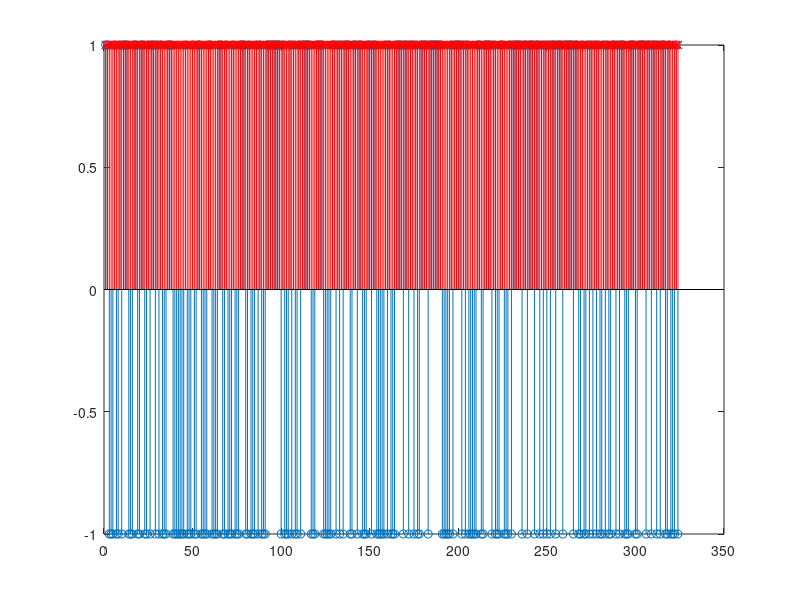

MATLAB code for this plot:
% Vinay Mohan Jonnakuti
% Wireless Communication:
% BPSK modulation and demodulation with increased bit rate
%BPSK simulation using a carrier cosine wave with increased bit rate
clc;
close all;
clear all;

% no of sub carrier channels
channels=6;
c=6;
% bits per channels
bits=54
% total no of bits to be transmitted
n=324;
for i=1:n
    data(i)= 2*round(rand)-1;
end

% Converting the series into parallel for the channels
s = reshape(data,c,bits);
% BPSK modulation for a single channel
signal1 = s(1,:);
%first expand the bit stream
exdata1=[];
exdata2=[];
exdata3=[];
exdata4=[];
exdata5=[];
exdata6=[];
for i=1:length(signal1)
  for rep=1:2
  exdata1= [exdata1 signal1(i)];
  end
end

signal2 = s(2,:);
%first expand the bit stream
exdata=[];
for i=1:length(signal2)
  for rep=1:2
  exdata2= [exdata2 signal2(i)];
  end
end

signal3= s(3,:);   
%first expand the bit stream
exdata=[];
for i=1:length(signal3)
  for rep=1:2
  exdata3= [exdata3 signal3(i)];
  end
end

signal4= s(4,:);
%first expand the bit stream
exdata=[];
for i=1:length(signal4)
  for rep=1:2
  exdata4= [exdata4 signal4(i)];
  end
end

signal5= s(5,:);
%first expand the bit stream
exdata=[];
for i=1:length(signal5)
  for rep=1:2
  exdata5= [exdata5 signal5(i)];
  end
end

signal6= s(6,:);
%first expand the bit stream
exdata=[];
for i=1:length(signal6)
  for rep=1:2
  exdata6= [exdata6 signal6(i)];
  end
end

% Bpsk modulation
m=10*n;
% Generating the carrier signal  
ts=.1;
tp=1:ts:11.79;
carrier1=cos(2*pi*tp);
% Generating the modulated signal 1
bpsk_sig1=exdata1.*carrier1; 
% Generating the modulated signal 2 
carrier2=cos(4*pi*tp);
bpsk_sig2=exdata2.*carrier2; 
% Generating the modulated signal 3 
carrier3=cos(6*pi*tp);
bpsk_sig3=exdata3.*carrier3;
% Generating the modulated signal 4
carrier4=cos(8*pi*tp);
bpsk_sig4=exdata4.*carrier4;
% Generating the modulated signal 5
carrier5=cos(10*pi*tp);
bpsk_sig5=exdata5.*carrier5;
carrier6=cos(12*pi*tp);
% Generating the modulated signal
bpsk_sig6=exdata6.*carrier6;
% taking the iFFT of each of these signals
if_sig1=ifft(bpsk_sig1);
if_sig2=ifft(bpsk_sig2);
if_sig3=ifft(bpsk_sig3);
if_sig4=ifft(bpsk_sig4);
if_sig5=ifft(bpsk_sig5);
if_sig6=ifft(bpsk_sig6);

fin(1,:)=if_sig1;
fin(2,:)=if_sig2;
fin(3,:)=if_sig3;
fin(4,:)=if_sig4;
fin(5,:)=if_sig5;
fin(6,:)=if_sig6;

transmit=reshape(fin,1,648);


% generating the noise
% p=rand(1,800)*2*pi;
p=rand*2*pi;
snr=10;
r=sqrt(-1*(1/snr*log(1 - rand)));
% no = 5*(r.* exp(j*p));
no = (r.* exp(j*p));    
% value of alpha 
al=rand+j*rand;
%al=1;
% Spreading channel with the alpha as the variable

for k=2:2:646
    for l = 1:2
    %al=round(rand)+j*round(rand)
     rec(k+l)=transmit(k+l)+al*transmit(k-2+l);
    end
end

rxdata=rec+ no ;

% Converting from serial to parallel
myrec=reshape(rxdata,6,108)

rxdata1=fft(myrec(1,:));
rxdata2=fft(myrec(2,:));
rxdata3=fft(myrec(3,:));
rxdata4=fft(myrec(4,:));
rxdata5=fft(myrec(5,:));
rxdata6=fft(myrec(6,:));

% taking the FFT


%begin demodulation
%first multiply recieved bitstream by cosine wave with carrier frequency


uncarry1=rxdata1.*carrier1;
uncarry2=rxdata2.*carrier2;
uncarry3=rxdata3.*carrier3;
uncarry4=rxdata4.*carrier4;
uncarry5=rxdata5.*carrier5;
uncarry6=rxdata6.*carrier6;

%plot(uncarry)
%demodulate by integrating 
dec1=[];
dec2=[];
dec3=[];
dec4=[];
dec5=[];
dec6=[];
for inc=1:2:length(uncarry1)   
  dec=trapz(inc:inc+1,uncarry1(inc:inc+1));
  dec1=[dec1 dec];
end
%2
for inc=1:2:length(uncarry2)   
  dec=trapz(inc:inc+1,uncarry2(inc:inc+1));
  dec2=[dec2 dec];
end
%3
for inc=1:2:length(uncarry3)   
  dec=trapz(inc:inc+1,uncarry3(inc:inc+1));
  dec3=[dec3 dec];
end
%4
for inc=1:2:length(uncarry4)   
  dec=trapz(inc:inc+1,uncarry4(inc:inc+1));
  dec4=[dec4 dec];
end
%5
for inc=1:2:length(uncarry5)   
  dec=trapz(inc:inc+1,uncarry5(inc:inc+1));
  dec5=[dec5 dec];
end
%6
for inc=1:2:length(uncarry6)   
  dec=trapz(inc:inc+1,uncarry6(inc:inc+1));
  dec6=[dec6 dec];
end
final_rec(1,:)=dec1;
final_rec(2,:)=dec2;
final_rec(3,:)=dec3;
final_rec(4,:)=dec4;
final_rec(5,:)=dec5;
final_rec(6,:)=dec6;

fin_rec_parallel=reshape(final_rec,1,324)
%make decision with a threshold of zero
demod=[];
for i=1:length(fin_rec_parallel)
    if fin_rec_parallel(i)>0
        demod=[demod 1];
    else
        demod=[demod -1];
    end
end

%stem(demod)

%calculate errors
error=0;
for i=1:length(demod)
    if data(i)~=demod(i)
        error=error+1;
    end
end
error;

ber=error/324
figure(3)
stem(data)
hold
stem(demod,'rx')